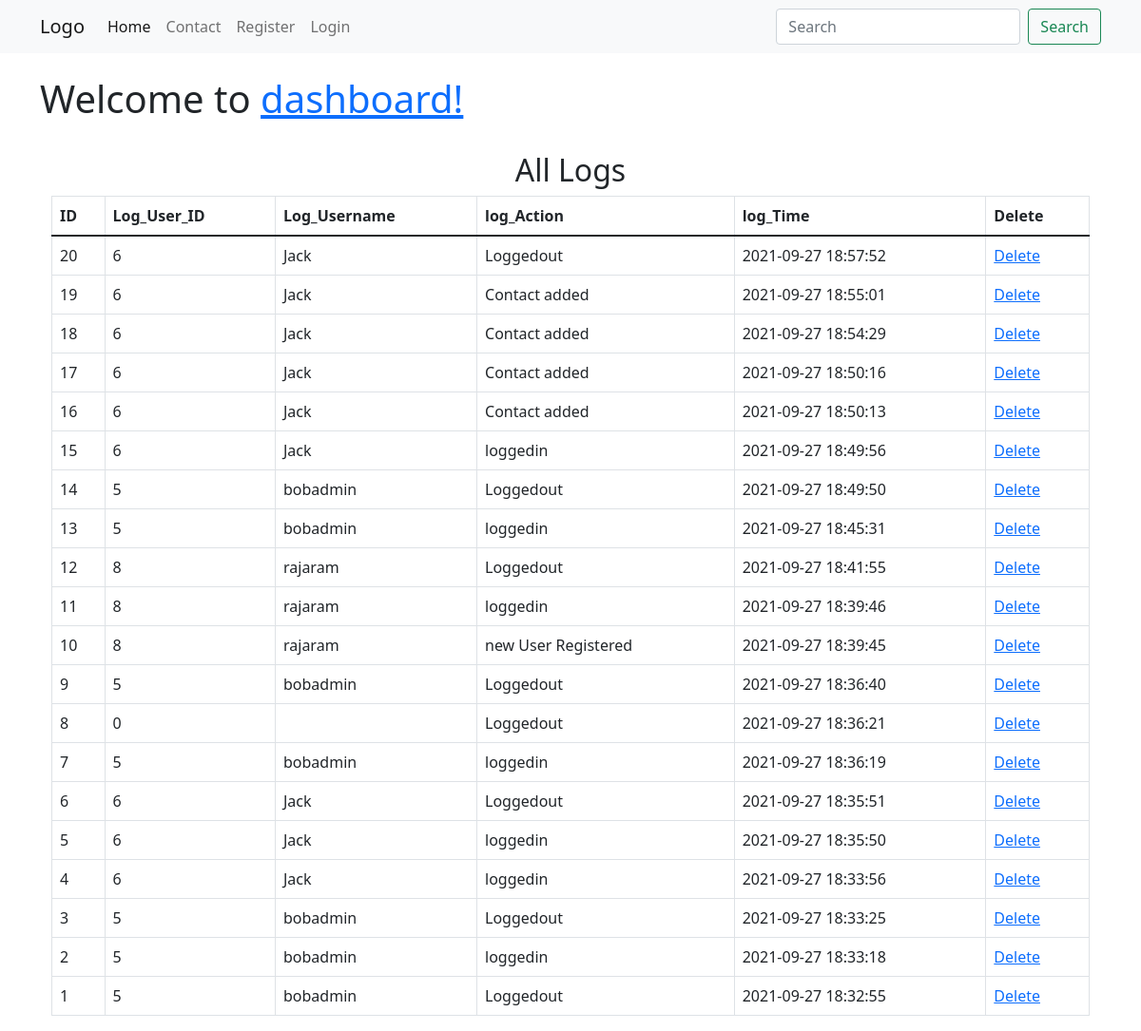
/view_all_logs.php, run on the app's committed database.
### tables this page shows
CREATE TABLE `logs` (
  `log_id` int(60) NOT NULL,
  `log_user_id` int(4) NOT NULL,
  `log_username` varchar(255) NOT NULL,
  `log_action` varchar(255) NOT NULL,
  `log_time` datetime NOT NULL DEFAULT current_timestamp()
);

### view_all_logs.php (the view, shortened to what this page needs)
<?php include "includes/header.php" ?>
<div class="container mt-4">
                <div class="row">
                    <div class="col-lg-12">
                        <h1 class="page-header">
                            Welcome to <a href='dashboard.php'>dashboard!</a><small>&nbsp;<?php echo $_SESSION['username']; ?></small>
                        </h1>
                    </div>
                </div>
        <div class="container-fluid">
            <h2 class="text-center mt-4">All Logs</h2>
            <table class="table table-bordered table-hover">
            <thead>
            <tr>
                <th>ID</th>
                <th>Log_User_ID</th>
                <th>Log_Username</th>
                <th>log_Action</th>
                <th>log_Time</th>
                <th>Delete</th>
            </tr>
            </thead>
            <tbody>
           <?php
            $query = "SELECT * FROM logs ORDER BY log_time DESC";
            $sel_logs = mysqli_query($connection, $query);
            while($row = mysqli_fetch_assoc($sel_logs)) {
            $log_id = $row['log_id'];
            $log_user_id = $row['log_user_id'];
            $log_username = $row['log_username'];
            $log_action = $row['log_action'];
            $log_time = $row['log_time'];
                echo "<tr>";
                echo "<td>$log_id</td>";
                echo "<td>$log_user_id</td>";
                echo "<td>$log_username</td>";
                echo "<td>$log_action</td>";
                echo "<td>$log_time</td>";
                echo "<td><a href='view_all_logs.php?delete={$log_id}'>Delete</a></td>";
                echo "</tr>";
        }
            ?>
            </tbody>
            </table>
        </div>
 </div>

### includes/header.php (shortened to what this page needs)
<!doctype html>
<html lang="en">
  <head>
    <link href="https://cdn.jsdelivr.net/npm/bootstrap@5.1.1/dist/css/bootstrap.min.css" rel="stylesheet">
  </head>
  <body>
    <nav class="navbar navbar-expand-lg navbar-light bg-light">
  <div class="container">
    <a class="navbar-brand" href="#">Logo</a>
    <div class="collapse navbar-collapse" id="navbarSupportedContent">
      <ul class="navbar-nav me-auto mb-2 mb-lg-0">
        <li class="nav-item">
          <a class="nav-link active" aria-current="page" href="index.php">Home</a>
        </li>
        <li class="nav-item">
          <a class="nav-link" href="#">Contact</a>
        </li>
<?php if (isset($_SESSION['user_role'])): ?>
  <a class='nav-link' href="dashboard.php">ADMIN</a>
    <span class='p-2'> <?php echo $_SESSION['username'] ?></span>
    <a class="btn btn-primary bg-danger"  href="logout.php">Logout</a>
<?php  else: ?>
       <li class="nav-item">
          <a class="nav-link" href="index.php">Register</a>
        </li>
         <li class="nav-item">
          <a class="nav-link" href="index.php">Login</a>
        </li>
    <?php endif; ?>
      </ul>
      <form class="d-flex">
        <input class="form-control me-2" type="search" placeholder="Search" aria-label="Search">
        <button class="btn btn-outline-success" type="submit">Search</button>
      </form>
    </div>
  </div>
</nav>

### data on the page
logs: log_id "20", log_user "6", log_username "Jack", log_action "Loggedout", log_time "2021-09-27 18:57:52"
logs: log_id "19", log_user "6", log_username "Jack", log_action "Contact added", log_time "2021-09-27 18:55:01"
logs: log_id "18", log_user "6", log_username "Jack", log_action "Contact added", log_time "2021-09-27 18:54:29"
logs: log_id "17", log_user "6", log_username "Jack", log_action "Contact added", log_time "2021-09-27 18:50:16"
logs: log_id "16", log_user "6", log_username "Jack", log_action "Contact added", log_time "2021-09-27 18:50:13"
logs: log_id "15", log_user "6", log_username "Jack", log_action "loggedin", log_time "2021-09-27 18:49:56"
logs: log_id "14", log_user "5", log_username "bobadmin", log_action "Loggedout", log_time "2021-09-27 18:49:50"
logs: log_id "13", log_user "5", log_username "bobadmin", log_action "loggedin", log_time "2021-09-27 18:45:31"
logs: log_id "12", log_user "8", log_username "rajaram", log_action "Loggedout", log_time "2021-09-27 18:41:55"
logs: log_id "11", log_user "8", log_username "rajaram", log_action "loggedin", log_time "2021-09-27 18:39:46"
logs: log_id "10", log_user "8", log_username "rajaram", log_action "new User Registered", log_time "2021-09-27 18:39:45"
logs: log_id "9", log_user "5", log_username "bobadmin", log_action "Loggedout", log_time "2021-09-27 18:36:40"
logs: log_id "8", log_user "0", log_action "Loggedout", log_time "2021-09-27 18:36:21"
logs: log_id "7", log_user "5", log_username "bobadmin", log_action "loggedin", log_time "2021-09-27 18:36:19"
logs: log_id "6", log_user "6", log_username "Jack", log_action "Loggedout", log_time "2021-09-27 18:35:51"
logs: log_id "5", log_user "6", log_username "Jack", log_action "loggedin", log_time "2021-09-27 18:35:50"
logs: log_id "4", log_user "6", log_username "Jack", log_action "loggedin", log_time "2021-09-27 18:33:56"
logs: log_id "3", log_user "5", log_username "bobadmin", log_action "Loggedout", log_time "2021-09-27 18:33:25"
logs: log_id "2", log_user "5", log_username "bobadmin", log_action "loggedin", log_time "2021-09-27 18:33:18"
logs: log_id "1", log_user "5", log_username "bobadmin", log_action "Loggedout", log_time "2021-09-27 18:32:55"
